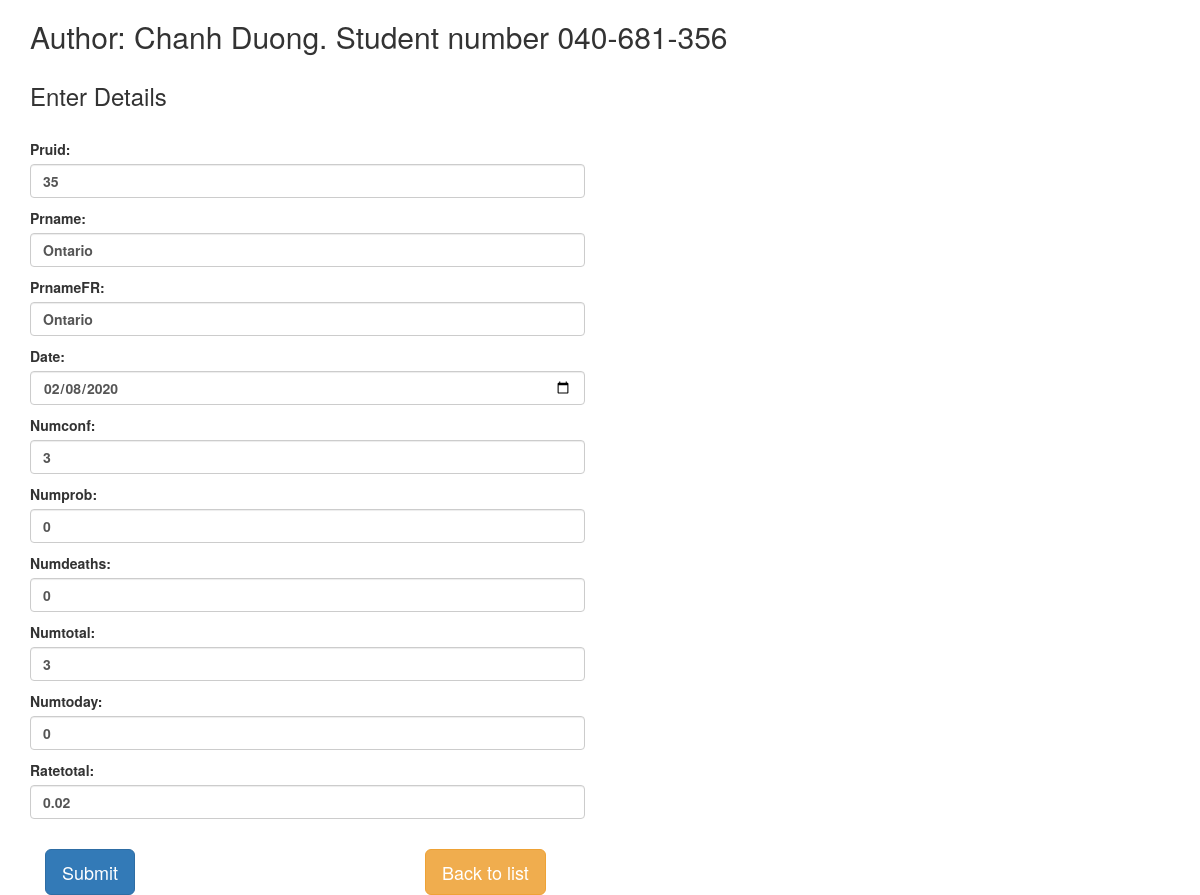
Page /csvapp/form/3530/ on the committed database.
### csvapp/models.py (models this page shows, shortened)
class Record(models.Model):
    pruid = models.IntegerField()
    prname = models.CharField(max_length=150)
    prnameFR = models.CharField(max_length=150)
    date = models.DateField(null=True)
    numconf = models.IntegerField()
    numprob = models.IntegerField()
    numdeaths = models.IntegerField()
    numtotal = models.IntegerField()
    numtoday = models.IntegerField()
    ratetotal = models.FloatField()

### csvapp/views.py (the view, shortened to what this page needs)
# urls.py: path('form/', views.record_form, name='record_insert'),
def record_form(request, id=0):
    if request.method == 'GET':
        if id == 0:
            form = RecordForm()
        else:
            record = Record.objects.get(pk=id)
            form = RecordForm(instance=record)
        return render(request, 'csvapp/record_form.html', {'form': form})

### csvapp/forms.py
class RecordForm(forms.ModelForm):
    class Meta:
        model = Record
        fields = '__all__'
        widgets = {
            'pruid': forms.TextInput(attrs={'class': 'form-control'}),
            'prname': forms.TextInput(attrs={'class': 'form-control'}),
            'prnameFR': forms.TextInput(attrs={'class': 'form-control'}),
            'date': forms.TextInput(attrs={'class': 'form-control', 'type': 'date'}),
            'numconf': forms.TextInput(attrs={'class': 'form-control'}),
            'numprob': forms.TextInput(attrs={'class': 'form-control'}),
            'numdeaths': forms.TextInput(attrs={'class': 'form-control'}),
            'numtotal': forms.TextInput(attrs={'class': 'form-control'}),
            'numtoday': forms.TextInput(attrs={'class': 'form-control'}),
            'ratetotal': forms.TextInput(attrs={'class': 'form-control'}),
        }

### csvapp/templates/csvapp/record_form.html (shortened to what this page needs)
{% extends 'csvapp/base.html'%} {% block content%}
<div class="col-md-12">
  <form method="POST" class="post-form" action="">
    <h3>Enter Details</h3>
    <br />
    <div class="form-group row">
      <label class="col-sm-6 col-form-label">{{ form.as_p }} </label>
    </div>
    <div class="col-md-4">
      <button type="submit" class="btn btn-lg btn-primary">Submit</button>
    </div>
    <div class="col-md-2">
      <a href="/csvapp/list" class="btn btn-lg btn-warning">Back to list</a>
    </div>
  </form>
</div>
{% endblock content %}

### rows in the picture
Record: pruid "35", prname "Ontario", prnameFR "Ontario", date "02/08/2020", numconf "3", numprob "0", numdeaths "0", numtotal "3", numtoday "0", ratetotal "0.02"
